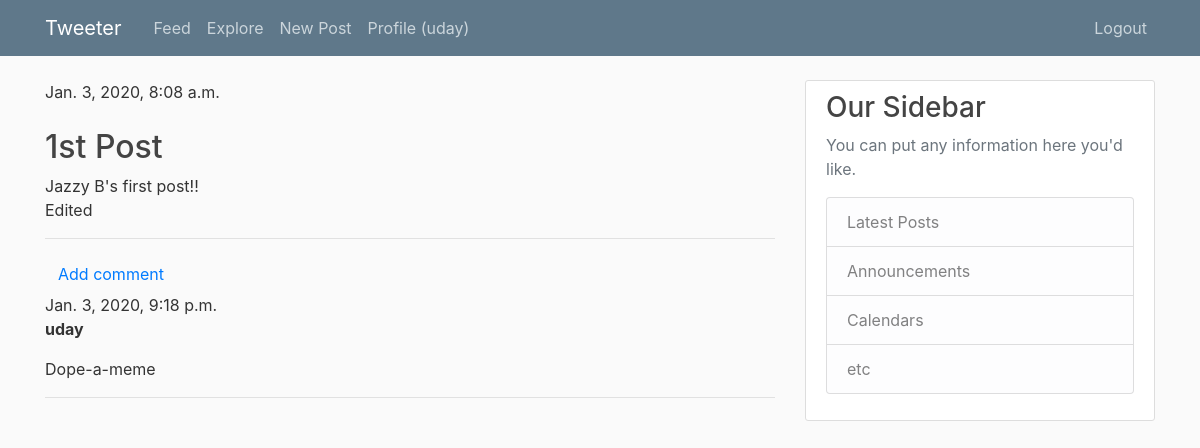
The app's page /post/1/ (signed in) with its own data.
### codebase/models.py (models this page shows, shortened)
class Post(models.Model):
    user = models.ForeignKey(User, on_delete=models.CASCADE)
    title = models.CharField(max_length=50)
    content = models.TextField(blank=True)
    image = models.ImageField(blank=True,  upload_to='post_pics')
    date = models.DateTimeField(auto_now_add=True)

class Comment(models.Model):
    post = models.ForeignKey(Post, on_delete=models.CASCADE)
    user = models.ForeignKey(User, on_delete=models.CASCADE)
    comment = models.TextField()
    date = models.DateTimeField(auto_now_add=True)

### codebase/views.py (the view)
# urls.py: path('post/<int:pk>/', views.post_detail, name='post_detail'),
@login_required
def post_detail(request, pk):
    if pk in [post.pk for post in Post.objects.filter(user__in=[following.user for following in Profile.objects.get(user=request.user).following.all()])]:
        post = get_object_or_404(Post, pk=pk)
    if pk in [post.pk for post in Post.objects.filter(user=request.user)]:
        post = get_object_or_404(Post, pk=pk)
    context = {
        'post': post,
        'comments': Comment.objects.filter(post=post)
    }
    return render(request, 'codebase/post_detail.html', context)

### codebase/templates/codebase/post_detail.html (shortened to what this page needs)
{% extends 'codebase/base.html' %}
{% block content %}
    <div class="post">
        {% if post.date %}
            <div class="date">
                {{ post.date }}
            </div>
        {% endif %}
        <a class="btn btn-default" href=#></a>
        <h2>{{ post.title }}</h2>
        <p>{{ post.content|linebreaksbr }}</p>
    </div>
    <hr>
    <a class="btn btn-default" href="{% url 'comment_add' pk=post.pk%}">Add comment</a>
	{% for comment in comments %}
    	<div class="comment">
        	<div class="date">{{ comment.date }}</div>
        	<strong>{{ comment.user }}</strong>
        	<p>{{ comment.comment|linebreaks }}</p>
    	</div>
	{% empty %}
    	<p>No comments here yet :(</p>
	{% endfor %}
	<hr>
{% endblock %}

### codebase/templates/codebase/base.html (shortened to what this page needs)
{% load static %}
<!doctype html>
<html lang="en">
  <head>
    <link rel="stylesheet" href="https://maxcdn.bootstrapcdn.com/bootstrap/4.0.0/css/bootstrap.min.css">
    <link rel="stylesheet" type="text/css" href="{% static "codebase/main.css" %}">
  </head>
  <body>
<header class="site-header">
        <nav class="navbar navbar-expand-md navbar-dark bg-steel fixed-top">
          <div class="container">
            <a class="navbar-brand mr-4" href="{% url 'feed' %}">Tweeter</a>
            <div class="collapse navbar-collapse" id="navbarToggle">
              <div class="navbar-nav mr-auto">
                {% if user.is_authenticated %}
                  <a class="nav-item nav-link" href="{% url 'feed' %}">Feed</a>
                  <a class="nav-item nav-link" href="{% url 'explore' %}">Explore</a>
                  <a class="nav-item nav-link" href="{% url 'post_new' %}">New Post</a>
                  {% if user.socialaccount_set.exists %}
                    <a class="nav-item nav-link" href="{% url 'profile' username=user.username %}">Profile ({{user.socialaccount_set.all.0.extra_data.name}})</a>
                  {% else %}
                    <a class="nav-item nav-link" href="{% url 'profile' username=user.username %}">Profile ({{user.username}})</a>
                  {% endif %}
                  </div>
                  <div class="navbar-nav">
                    <a class="nav-item nav-link" href="{% url 'logout' %}">Logout</a>
                {% else %}
                  </div>
                  <div class="navbar-nav">
                    <a class="nav-item nav-link" href="{% url 'login' %}">Login</a>
                    <a class="nav-item nav-link" href="{% url 'register' %}">Register</a>
                {% endif %}
              </div>
            </div>
          </div>
        </nav>
      </header>
      <main role="main" class="container">
            <div class="row">
              <div class="col-md-8">
                {% block content %}{% endblock %}
              </div>
              <div class="col-md-4">
                <div class="content-section">
                  <h3>Our Sidebar</h3>
                  <p class='text-muted'>You can put any information here you'd like.
                    <ul class="list-group">
                      <li class="list-group-item list-group-item-light">Latest Posts</li>
                      <li class="list-group-item list-group-item-light">Announcements</li>
                      <li class="list-group-item list-group-item-light">Calendars</li>
                      <li class="list-group-item list-group-item-light">etc</li>
                    </ul>
                  </p>
                </div>
              </div>
            </div>
          </main>
  </body>
</html>

### codebase/static/codebase/main.css (style rules this page uses)
body { background: #fafafa; color: #333333; margin-top: 5rem; }
h1, h2, h3, h4, h5, h6 { color: #444444; }
ul { margin: 0; }
.bg-steel { background-color: #5f788a; }
.site-header .navbar-nav .nav-link { color: #cbd5db; }
.content-section { background: #ffffff; padding: 10px 20px; border: 1px solid #dddddd; border-radius: 3px; margin-bottom: 20px; }

### records on screen
Post: date "Jan. 3, 2020, 8:08 a.m.", title "1st Post", content "Jazzy B's first post!! Edited"
Comment: date "Jan. 3, 2020, 9:18 p.m.", user "uday", comment "Dope-a-meme"

### other values on screen
{{ user.username }} "uday"
